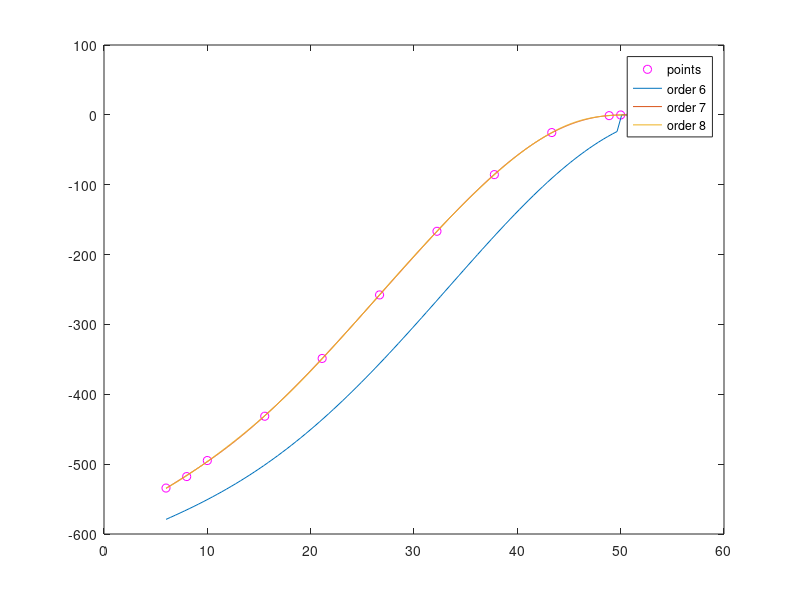

MATLAB code to generate this figure:
T = [6,8,10,15.5556,21.1111,26.6667,32.2222,37.7778, 43.3333, 48.8889, 50.0000, 51];

% This should be in eV
F = [-5.5367720036E-06,-5.3664395387E-06,-0.512844407889546E-05, -0.447117367740279E-05,-0.361380780860396E-05, -0.267128480378581E-05,...
    -0.172744756761750E-05, -0.886537034572661E-06, -0.262556842537375E-06, -0.116776119913726E-07, ...
    -0.175405737363820E-08,...
    0.0];
ev2mJmol = 96486900;

for ii = 1:11
    %F(ii) = F(ii)*(T(ii)*kelvin2eV)*pi*ev2mJmol
    F(ii) = F(ii)*ev2mJmol
end

T_second = [8, 15.55555, 21.1111, 26.6667, 32.2222, 37.7778, 43.3333, 48.8889]
F_second = [-1.632148155763673, -0.625534810628293, -0.266216689816305, -0.004108526144104,...
    0.321767587310822,0.678163686613226, 1.166381439982013, 0.753271251671982 ]

plot(T,F,'mo')
hold on;

coeff = polyfit(T,F,6);
x = linspace(T(1),T(end),101);
Y = polyval(coeff, x);


pp1 = mkpp([6 50 51],[coeff; [0 0 0 0 0 0 0]]);
plot(x,ppval(pp1,x),'-');

hold on;

coeff = polyfit(T,F,7);
x = linspace(T(1),T(end),1001);
Y = polyval(coeff, x);
plot(x,Y,'-');
hold on;

coeff = polyfit(T,F,8);
x = linspace(T(1),T(end),1001);
Y = polyval(coeff, x);
plot(x,Y,'-');
hold on;

legend('points','order 6','order 7','order 8');
